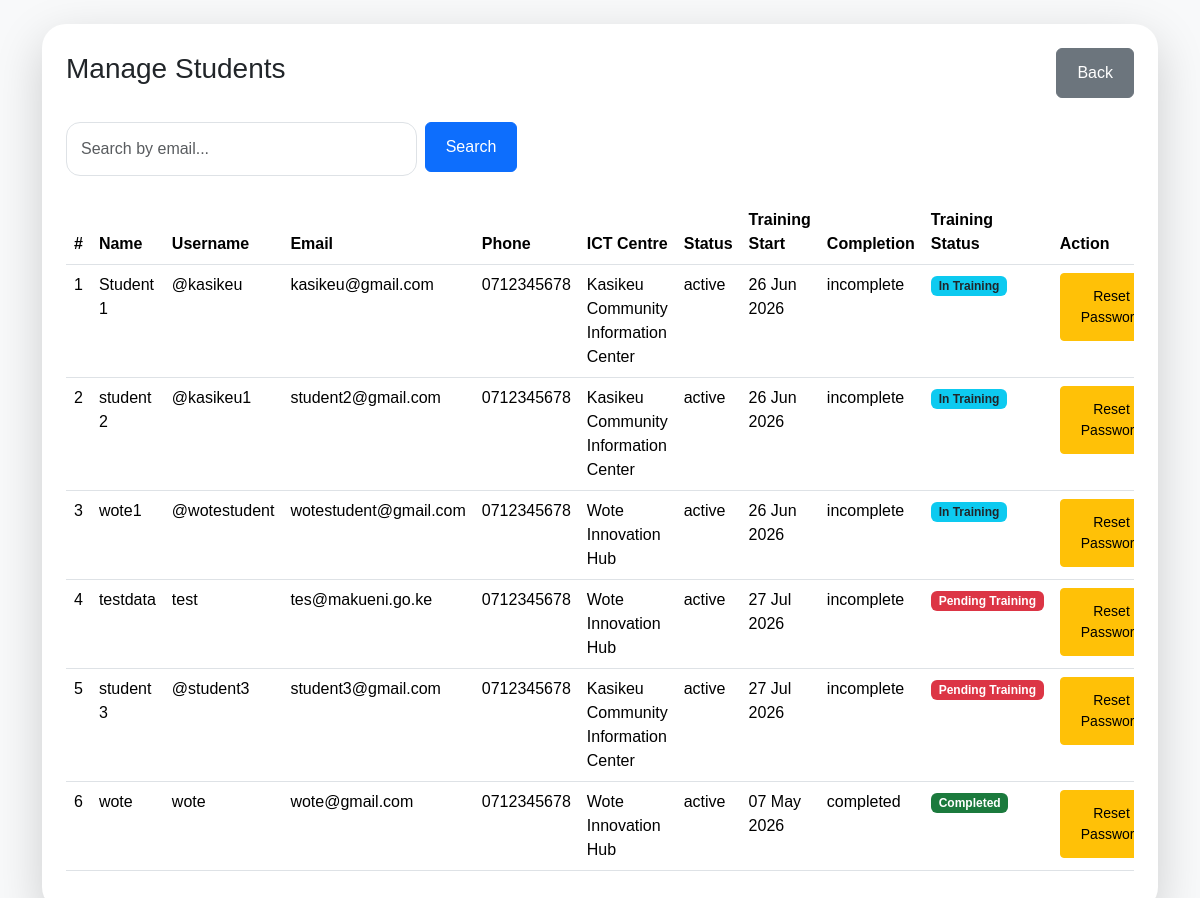
The page /admin/manage_students.php (signed in) on the database its author committed.
### tables this page shows
CREATE TABLE `students` (
  `id` int(10) UNSIGNED NOT NULL,
  `fullname` varchar(255) NOT NULL,
  `username` varchar(100) NOT NULL,
  `email` varchar(255) NOT NULL,
  `phone` varchar(50) NOT NULL,
  `password` varchar(255) NOT NULL,
  `centre_id` int(10) UNSIGNED NOT NULL,
  `registration_fee_status` varchar(50) DEFAULT 'pending',
  `training_fee_note` text DEFAULT NULL,
  `training_start_date` date DEFAULT current_timestamp(),
  `training_status` varchar(50) DEFAULT 'Upcoming',
  `created_at` timestamp NOT NULL DEFAULT current_timestamp(),
  `status` enum('active','removed') DEFAULT 'active',
  `removal_reason` text DEFAULT NULL,
  `removed_at` timestamp NULL DEFAULT NULL,
  `completion_status` enum('incomplete','completed') DEFAULT 'incomplete'
);

CREATE TABLE `ict_centres` (
  `id` int(10) UNSIGNED NOT NULL,
  `centre_name` varchar(255) NOT NULL,
  `created_at` timestamp NOT NULL DEFAULT current_timestamp()
);

### admin/manage_students.php (the view, shortened to what this page needs)
<?php
include '../includes/db.php';
include '../includes/admin_header.php';
$search = isset($_GET['search']) ? trim($_GET['search']) : '';
$per_page = 15;
$page = isset($_GET['page']) ? (int)$_GET['page'] : 1;
$offset = ($page - 1) * $per_page;
$where = [];
$params = [];
$types = "";
$where_sql = count($where) > 0 ? "WHERE " . implode(" AND ", $where) : "";
$sql = "SELECT students.*, ict_centres.centre_name,
    CASE
        WHEN students.status = 'removed' THEN 4
        WHEN students.completion_status = 'completed' THEN 3
        WHEN students.training_start_date <= CURDATE() THEN 1
        ELSE 2
    END AS status_order
FROM students
LEFT JOIN ict_centres ON students.centre_id = ict_centres.id
$where_sql
ORDER BY status_order ASC, students.training_start_date ASC
LIMIT ? OFFSET ?";
$stmt = mysqli_prepare($conn, $sql);
$limit_params = $params;
$limit_types = $types . "ii";
$limit_params[] = $per_page;
$limit_params[] = $offset;
mysqli_stmt_bind_param($stmt, $limit_types, ...$limit_params);
mysqli_stmt_execute($stmt);
$result = mysqli_stmt_get_result($stmt);
$row_number = $offset + 1;
?>
<div class="container py-4">
<div class="card border-0 shadow-lg rounded-4 p-4">
<div class="d-flex justify-content-between align-items-center mb-4">
<h3>
Manage Students
</h3>
<a href="admin_dashboard.php"
class="btn btn-secondary">
Back
</a>
</div>
<form method="GET" class="row g-2 mb-4">
    <div class="col-sm-6 col-md-4">
        <input type="text" name="search" class="form-control"
               placeholder="Search by email..."
               value="<?php echo htmlspecialchars($search); ?>">
    </div>
    <div class="col-auto">
        <button type="submit" class="btn btn-primary">Search</button>
    </div>
</form>
<div class="table-responsive">
<table class="table table-hover">
<thead>
<tr>
<th>#</th>
<th>Name</th>
<th>Username</th>
<th>Email</th>
<th>Phone</th>
<th>ICT Centre</th>
<th>Status</th>
<th>Training Start</th>
<th>Completion</th>
<th>Training Status</th>
<th>Action </th>
</tr>
</thead>
<tbody>
<?php
while($student =
mysqli_fetch_assoc($result)){
?>
<tr>
<td>
<?php echo $row_number++; ?>
</td>
<td>
<?php echo htmlspecialchars($student['fullname']); ?>
</td>
<td>
<?php echo htmlspecialchars($student['username']); ?>
</td>
<td>
<?php echo htmlspecialchars($student['email']); ?>
</td>
<td>
<?php echo htmlspecialchars($student['phone']); ?>
</td>
<td>
<?php echo htmlspecialchars($student['centre_name']); ?>
</td>
<td>
<?php echo htmlspecialchars($student['status']); ?>
</td>
<td>
    <?= date("d M Y", strtotime($student['training_start_date'])) ?>
</td>
<td>
<?php echo htmlspecialchars($student['completion_status']); ?>
</td>
<td>
<?php
$today = date('Y-m-d');
$startDate = $student['training_start_date'];
if ($student['status'] == 'removed'): ?>
    <span class="badge bg-secondary px-2.5 py-1.5 rounded">
        Removed
    </span>
<?php elseif ($student['completion_status'] == 'completed'): ?>
    <span class="badge bg-success px-2.5 py-1.5 rounded">
        Completed
    </span>
<?php elseif ($today >= $startDate): ?>
    <span class="badge bg-info text-dark px-2.5 py-1.5 rounded">
        In Training
    </span>
<?php else: ?>
    <span class="badge bg-danger px-2.5 py-1.5 rounded">
        Pending Training
    </span>
<?php endif; ?>
</td>
<td>
<a
href="reset_student_password.php?id=<?php
echo $student['id'];
?>"
class="btn btn-sm btn-warning">
Reset Password
</a>
</td>
</tr>
<?php } ?>
</tbody>
</table>
</div>
</div>
</div>
<?php include '../includes/admin_footer.php'; ?>

### includes/admin_header.php (shortened to what this page needs)
<!DOCTYPE html>
<html lang="en">
<head>
<link href="https://cdn.jsdelivr.net/npm/bootstrap@5.3.2/dist/css/bootstrap.min.css" rel="stylesheet">
<link rel="stylesheet"
href="../../assets/css/style.css">
</head>
<body class="bg-light">

### includes/admin_footer.php (shortened to what this page needs)
</body>
</html>

### assets/css/style.css (style rules this page uses)
:root { --mc-blue: #0B3D69; --mc-blue-dark: #072844; --mc-blue-light: #1D6FB8; --mc-green: #1B7A3D; --mc-green-light: #2E9E52; --mc-bg: #F7F9FB; --bs-primary: var(--mc-blue); --bs-primary-rgb: 11, 61, 105; --bs-success: var(--mc-green); --bs-success-rgb: 27, 122, 61; --bs-link-color: var(--mc-blue); --bs-link-color-rgb: 11, 61, 105; --bs-link-hover-color: var(--mc-blue-dark); --bs-link-hover-color-rgb: 7, 40, 68; }
body { font-family: 'Poppins', sans-serif; background: var(--mc-bg); }
.form-control { border-radius: 14px !important; padding: 14px; }
.btn { padding: 12px 20px; }
.card { border-radius: 24px !important; }
.form-control { border-radius:.75rem; }
.card { transition:.3s; }

### rows shown on the page
students: fullname "Student 1", username "@kasikeu", email "kasikeu@gmail.com", phone "0712345678", centre.centre_name "Kasikeu Community Information Center", status "active", training_start_date "26 Jun 2026", completion_status "incomplete", shows "In Training"
students: fullname "student 2", username "@kasikeu1", email "student2@gmail.com", phone "0712345678", centre.centre_name "Kasikeu Community Information Center", status "active", training_start_date "26 Jun 2026", completion_status "incomplete", shows "In Training"
students: fullname "wote1", username "@wotestudent", email "wotestudent@gmail.com", phone "0712345678", centre.centre_name "Wote Innovation Hub", status "active", training_start_date "26 Jun 2026", completion_status "incomplete", shows "In Training"
students: fullname "testdata", username "test", email "tes@makueni.go.ke", phone "0712345678", centre.centre_name "Wote Innovation Hub", status "active", training_start_date "27 Jul 2026", completion_status "incomplete", shows "Pending Training"
students: fullname "student 3", username "@student3", email "student3@gmail.com", phone "0712345678", centre.centre_name "Kasikeu Community Information Center", status "active", training_start_date "27 Jul 2026", completion_status "incomplete", shows "Pending Training"
students: fullname "wote", username "wote", email "wote@gmail.com", phone "0712345678", centre.centre_name "Wote Innovation Hub", status "active", training_start_date "07 May 2026", completion_status "completed", shows "Completed"
